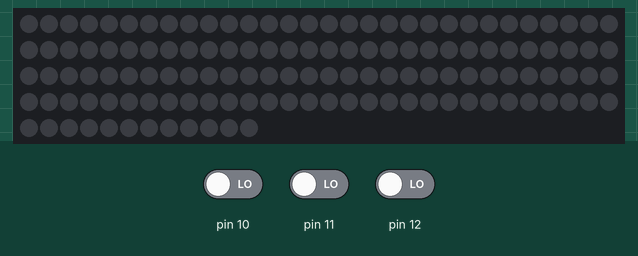
This sketch was run on a simulated Arduino Uno, built with avr-gcc and run on an emulated ATmega328P. Shown: 132 RGB LEDs in strip order, left to right, continuing on the next row. The inputs (shaded band) are chosen by the test bench; at power-on: pin 10 LOW, pin 11 LOW, pin 12 LOW. What the sketch prints to the serial monitor is not drawn.

Above: at 1.2 s.
1.3 s: pin 10 driven HIGH
At 1.76 s:
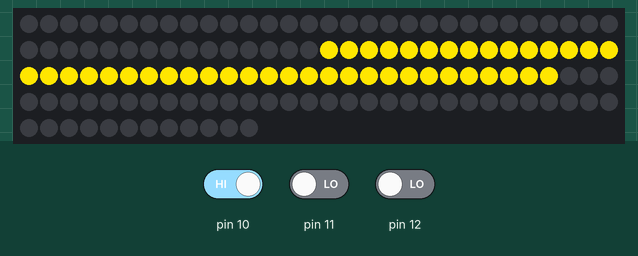
3.7 s: pin 11 driven HIGH
At 5.3 s:
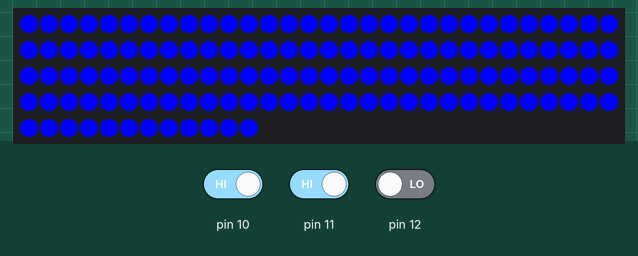
5.6 s: pin 10 driven LOW
At 6.6 s:
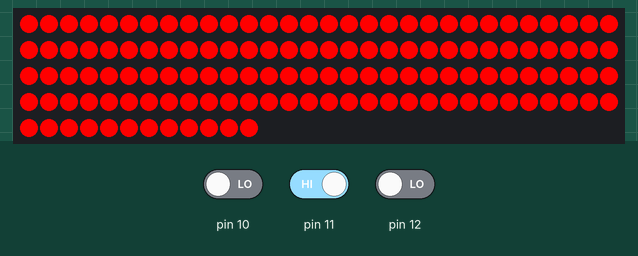
7.8 s: pin 12 driven HIGH
At 9.4 s:
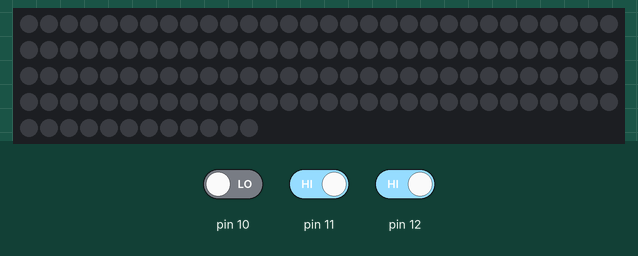
10.0 s: pin 11 driven LOW
At 10.6 s:
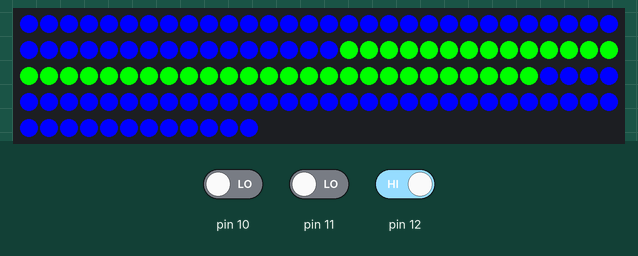
11.5 s: pin 10 driven HIGH
At 12.5 s:
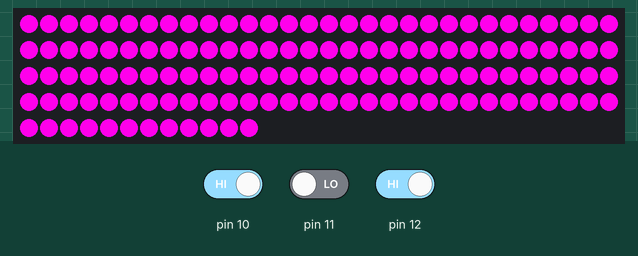
Timing chart, 0 to 14.5 s (numbered marks = the images above; inputs shaded):
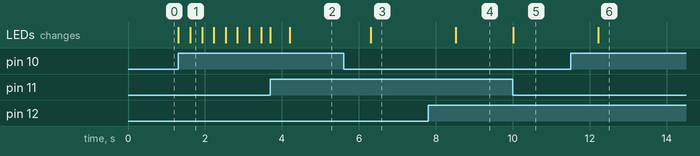

The sketch:

crioToArduino.ino
```cpp
#include <Adafruit_NeoPixel.h>

#define PIN 7

// Parameter 1 = number of pixels in strip
// Parameter 2 = Arduino pin number (most are valid)
// Parameter 3 = pixel type flags, add together as needed:
//   NEO_KHZ800  800 KHz bitstream (most NeoPixel products w/WS2812 LEDs)
//   NEO_KHZ400  400 KHz (classic 'v1' (not v2) FLORA pixels, WS2811 drivers)
//   NEO_GRB     Pixels are wired for GRB bitstream (most NeoPixel products)
//   NEO_RGB     Pixels are wired for RGB bitstream (v1 FLORA pixels, not v2)
Adafruit_NeoPixel strip = Adafruit_NeoPixel(132, PIN, NEO_GRB + NEO_KHZ800);

// IMPORTANT: To reduce NeoPixel burnout risk, add 1000 uF capacitor across
// pixel power leads, add 300 - 500 Ohm resistor on first pixel's data input
// and minimize distance between Arduino and first pixel.  Avoid connecting
// on a live circuit...if you must, connect GND first.


//46

//96

//40

int AllianceColor ;

void setup() {

  strip.begin();
  strip.show(); // Initialize all pixels to 'off'
  Serial.begin(9600);
  //getAllianceColor();

}

void loop() {
  int i = getColorCode();


  //getColorCode();

  Serial.print("ac = ");
  Serial.print(getAllianceColor());
  Serial.print("   cc = ");
  Serial.print(getColorCode());


  if (i == 0)
    colorAll(i, 50, strip.Color( 0, 0, 0)); // All off
  else if (i == 1){
    colorWipe(i, 10, strip.Color(255 ,230, 0)); // Blue and yellow colorwipe
    colorWipe(i, 10, strip.Color(0, 0, 255));
  }
  else if (i == 2)
    colorAll(i, 15, strip.Color(255,0,0));
  else if (i == 3)
    colorAll(i, 15, strip.Color(0,0,255));
  else if (i == 4)
    allianceColorWithSonar(i, 15, strip.Color( 0, 255, 0));
  else if (i == 5)
    colorAll(i, 0, strip.Color( 255, 0, 235)); // All off
  else if (i == 6)
    colorAll(i, 50, strip.Color( 0, 0, 0)); // All off
  else if (i == 7)
    colorAll(i, 50, strip.Color( 0, 0, 0)); // All off
}

int getAllianceColor() {
  if (getColorCode() == 2){
    AllianceColor = 0; //red
    return AllianceColor;
  }
  else if (getColorCode() == 3){
    AllianceColor = 1; //blue
    return  AllianceColor;
  }
}

void allianceColorWithSonar(uint8_t cc, uint8_t wait, uint32_t c) {
  uint16_t i=0;
  uint16_t j=46;
  uint16_t k=86;
  if (getAllianceColor() == 0) {
    for(i; i<strip.numPixels(); i++) {
      strip.setPixelColor(i, strip.Color(255,0,0));
    }
    for(j; j<strip.numPixels(); j++) {
      strip.setPixelColor(j, c);
    }
    for(k; k<strip.numPixels(); k++) {
      strip.setPixelColor(k, strip.Color(255,0,0));
    }
    strip.show();
  }
  else if (getAllianceColor() == 1) {
    for(i; i<strip.numPixels(); i++) {
      strip.setPixelColor(i, strip.Color(0,0,255));
    }
    for(j; j<strip.numPixels(); j++) {
      strip.setPixelColor(j, c);
    }
    for(k; k<strip.numPixels(); k++) {
      strip.setPixelColor(k, strip.Color(0,0,255));
    }
    strip.show();

  }
  int ccc = getColorCode();
  if (ccc != cc)
    return;

}

void colorWipe(uint8_t cc, uint8_t wait, uint32_t c) {
  uint16_t i=66;
  uint16_t j=66;
  for(i; i<strip.numPixels(); i++) {
    j--;
    strip.setPixelColor(i, c);
    strip.setPixelColor(j, c);
    strip.show();
    delay(wait);
    int ccc = getColorCode();
    if (ccc != cc)
      return;
  }
}
int getColorCode()
{
  int rv = 0;
  if ( digitalRead(10) == HIGH)
    rv = rv + 1;
  if ( digitalRead(11) == HIGH)
    rv = rv + 2;
  if ( digitalRead(12) == HIGH)
    rv = rv + 4;
  return rv;
}
void colorAll(uint8_t cc, uint8_t wait, uint32_t c) {
  for(uint16_t i=0; i<strip.numPixels(); i++) {
    strip.setPixelColor(i, c);
    strip.show();
    int ccc = getColorCode();
    if (ccc != cc)
      return;
  }

}
```

Measured:
- after the input at 1.3 s, the LEDs: first change at once (image 1 shows a later state)
- after the input at 5.6 s, the LEDs: change after 0.71 s (image 3)
- after the input at 7.8 s, the LEDs: change after 0.71 s (image 4)
- after the input at 10.0 s, the LEDs: change at once (image 5)
- after the input at 11.5 s, the LEDs: change after 0.72 s (image 6)
